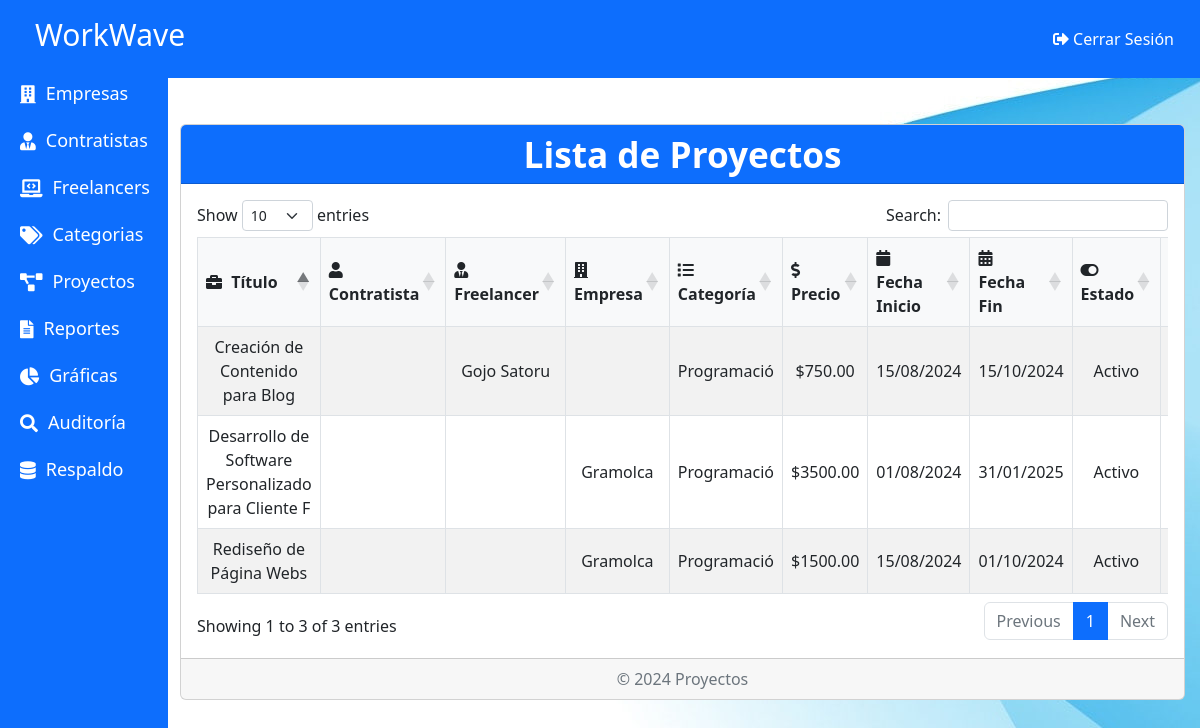
The app's page /Admin/Proyectos.php, older data.
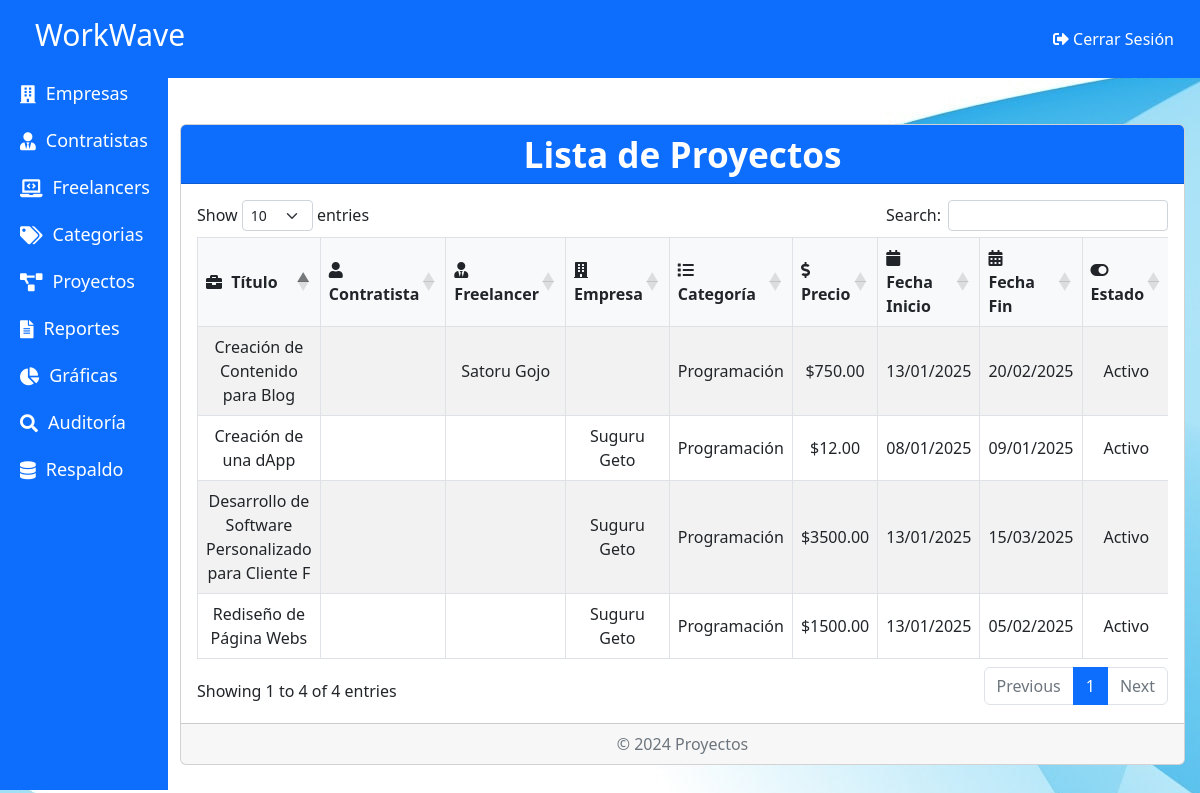
The same page, newer data.
### tables this page shows
CREATE TABLE `proyectos` (
  `id` int(11) NOT NULL,
  `tipo_usuario` enum('contratistas','freelancers','empresas') NOT NULL,
  `contratista_id` int(11) DEFAULT NULL,
  `freelancer_id` int(11) DEFAULT NULL,
  `empresa_id` int(11) DEFAULT NULL,
  `titulo` varchar(255) NOT NULL,
  `descripcion` text DEFAULT NULL,
  `image_url` varchar(255) DEFAULT NULL,
  `categoria_id` int(11) DEFAULT NULL,
  `precio` decimal(10,2) DEFAULT NULL,
  `estado` tinyint(1) DEFAULT 1,
  `fecha_inicio` date DEFAULT NULL,
  `fecha_fin` date DEFAULT NULL,
  `fecha_registro` timestamp NOT NULL DEFAULT current_timestamp(),
  `intereses` text DEFAULT NULL,
  `Etiqueta` enum('Oferta','Servicio') DEFAULT NULL,
  `repositorio` varchar(255) DEFAULT NULL,
  `terminado` enum('Sí','No') DEFAULT 'No',
  `pago` enum('Pendiente','Pagado') DEFAULT 'Pendiente'
);

CREATE TABLE `empresas` (
  `id` int(11) NOT NULL,
  `nombre_empresa` varchar(255) NOT NULL,
  `email` varchar(255) NOT NULL,
  `telefono` varchar(20) NOT NULL,
  `rif` text NOT NULL,
  `direccion` text NOT NULL,
  `descripcion_empresa` text NOT NULL,
  `sitio_web` varchar(255) DEFAULT NULL,
  `contrasena` varchar(255) NOT NULL,
  `Estado` tinyint(1) DEFAULT 1,
  `image_url` varchar(255) DEFAULT NULL,
  `doc_rif` varchar(255) DEFAULT NULL,
  `membership_type` varchar(255) DEFAULT NULL,
  `membership_start_date` date DEFAULT NULL,
  `membership_end_date` date DEFAULT NULL
);

CREATE TABLE `categorias` (
  `id` int(11) NOT NULL,
  `nombre` varchar(255) NOT NULL,
  `descripcion` text DEFAULT NULL,
  `estado` tinyint(1) NOT NULL DEFAULT 1
);

CREATE TABLE `freelancers` (
  `id` int(11) NOT NULL,
  `nombre` varchar(255) NOT NULL,
  `email` varchar(255) NOT NULL,
  `telefono` varchar(20) NOT NULL,
  `direccion` text NOT NULL,
  `descripcion_habilidades` text NOT NULL,
  `curriculum` varchar(255) DEFAULT NULL,
  `portafolio` varchar(255) DEFAULT NULL,
  `contrasena` varchar(255) NOT NULL,
  `Estado` tinyint(1) DEFAULT 0,
  `image_url` varchar(255) DEFAULT NULL,
  `membership_type` varchar(255) DEFAULT NULL,
  `membership_start_date` date DEFAULT NULL,
  `membership_end_date` date DEFAULT NULL
);

### Admin/Proyectos.php (the view, shortened to what this page needs)
<?php
include './Dashboard.php';
?>
<!DOCTYPE html>
<html lang="es">
<head>
    <link href="./Assets/css/bootstrap.min.css" rel="stylesheet">
    <link rel="stylesheet" href="https://cdnjs.cloudflare.com/ajax/libs/font-awesome/5.15.4/css/all.min.css">
    <link rel="stylesheet" href="https://cdn.datatables.net/1.11.5/css/dataTables.bootstrap5.min.css">
    <link rel="stylesheet" href="./Assets/css/CRUD.css">
</head>
<body>
<nav class="navbar navbar-expand-lg navbar-light bg-light">
    <div class="container-fluid">
        <a class="navbar-brand" href="#">Proyectos</a>
    </div>
</nav>
<div class="container mt-5 content-wrapper">
    <div class="card">
        <div class="card-header bg-primary text-white">
            <h2 class="card-title m-0" style="color: white;">Lista de Proyectos</h2>
        </div>
        <div class="card-body">
            <div class="table-responsive">
                <table id="proyectosTable" class="table table-bordered table-striped table-hover">
                    <thead>
                        <tr class="text-center">
                            <th><i class="fas fa-briefcase"></i> Título</th>
                            <th><i class="fas fa-user"></i> Contratista</th>
                            <th><i class="fas fa-user-tie"></i> Freelancer</th>
                            <th><i class="fas fa-building"></i> Empresa</th>
                            <th><i class="fas fa-list"></i> Categoría</th>
                            <th><i class="fas fa-dollar-sign"></i> Precio</th>
                            <th><i class="fas fa-calendar"></i> Fecha Inicio</th>
                            <th><i class="fas fa-calendar-alt"></i> Fecha Fin</th>
                            <th><i class="fas fa-toggle-on"></i> Estado</th>
                            <th><i class="fas fa-cogs"></i> Acciones</th>
                        </tr>
                    </thead>
                    <tbody>
                        <?php
                        include './conexion.php';
                        $sql = "SELECT p.*,
                                    c.nombre AS contratista_nombre,
                                    f.nombre AS freelancer_nombre,
                                    e.nombre_empresa AS empresa_nombre,
                                    cat.nombre AS categoria_nombre
                                FROM proyectos p
                                LEFT JOIN contratistas c ON p.contratista_id = c.id
                                LEFT JOIN freelancers f ON p.freelancer_id = f.id
                                LEFT JOIN empresas e ON p.empresa_id = e.id
                                LEFT JOIN categorias cat ON p.categoria_id = cat.id";
                        $result = $conn->query($sql);
                        if ($result->num_rows > 0) {
                            while ($row = $result->fetch_assoc()) {
                                $fecha_inicio = date("d/m/Y", strtotime($row['fecha_inicio']));
                                $fecha_fin = date("d/m/Y", strtotime($row['fecha_fin']));
                                echo "<tr>
                                    <td>{$row['titulo']}</td>
                                    <td>{$row['contratista_nombre']}</td>
                                    <td>{$row['freelancer_nombre']}</td>
                                    <td>{$row['empresa_nombre']}</td>
                                    <td>{$row['categoria_nombre']}</td>
                                    <td>\${$row['precio']}</td>
                                    <td>{$fecha_inicio}</td>
                                    <td>{$fecha_fin}</td>
                                    <td class='text-center'>".($row['estado'] ? 'Activo' : 'Inactivo')."</td>
                                    <td class='text-center'>
                                        <button onclick='toggleStatus({$row['id']}, ".($row['estado'] ? 'false' : 'true').")' class='btn ".($row['estado'] ? 'btn-danger' : 'btn-success')." btn-sm' title='Cambiar Estado'>
                                            <i class='fas ".($row['estado'] ? 'fa-lock' : 'fa-lock-open')."'></i>
                                        </button>
                                    </td>
                                </tr>";
                            }
                        } else {
                            echo "<tr><td colspan='10' class='text-center'>No se encontraron proyectos</td></tr>";
                        }
                        ?>
                    </tbody>
                </table>
            </div>
        </div>
        <div class="card-footer text-muted text-center">
            <p class="mb-0">© 2024 Proyectos</p>
        </div>
    </div>
</div>
</body>
</html>

Row changes from the older to the newer data that the page shows:
changed proyectos "Rediseño de Página Webs": empresa.nombre_empresa "Gramolca" → "Suguru Geto"; categoria.nombre "Programació" → "Programación"; fecha_inicio "15/08/2024" → "13/01/2025"; fecha_fin "01/10/2024" → "05/02/2025"
changed proyectos "Creación de Contenido para Blog": freelancer.nombre "Gojo Satoru" → "Satoru Gojo"; categoria.nombre "Programació" → "Programación"; fecha_inicio "15/08/2024" → "13/01/2025"; fecha_fin "15/10/2024" → "20/02/2025"
changed proyectos "Desarrollo de Software Personalizado para Cliente F": empresa.nombre_empresa "Gramolca" → "Suguru Geto"; categoria.nombre "Programació" → "Programación"; fecha_inicio "01/08/2024" → "13/01/2025"; fecha_fin "31/01/2025" → "15/03/2025"
added proyectos: titulo "Creación de una dApp", empresa.nombre_empresa "Suguru Geto", categoria.nombre "Programación", precio "12.00", fecha_inicio "08/01/2025", fecha_fin "09/01/2025", estado "Activo"
Text that changed along with them:
text written by a page script: "Show entries Search: Showing 1 to 3 of 3 entries Previous 1 Next" → "Show entries Search: Showing 1 to 4 of 4 entries Previous 1 Next"
